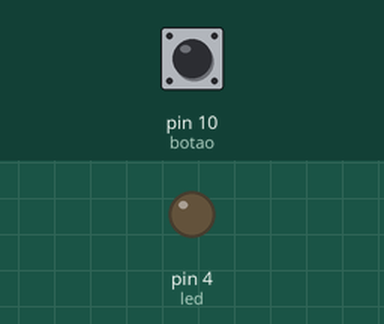
Recording of a sketch running on a simulated Arduino Uno, built with avr-gcc and run on an emulated ATmega328P. Parts: output pins drawn as LEDs (lit = HIGH). The test bench sets the inputs (shaded band); at power-on: pin 10 (botao) HIGH.

Above: at 1.2 s.
1.3 s: pin 10 (botao) pulled LOW for 0.15 s
At 1.37 s:
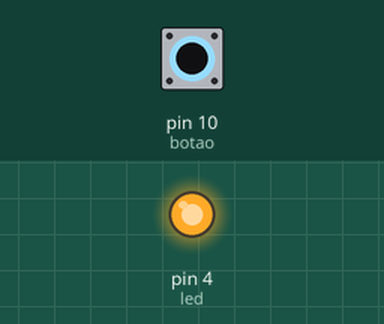
2.9 s: pin 10 (botao) pulled LOW for 3.2 s
At 7.4 s:
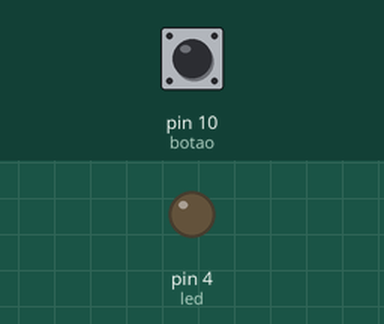
Timing chart, 0 to 8.9 s (numbered marks = the images above; inputs shaded):
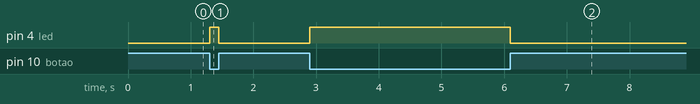

The sketch:

botao_led_externo.ino
```cpp
int led = 4;
int botao = 10;

int pressionado = 0;

void setup() {
    // INPUT_PULLUP -> atua como um resitor de pullup
    pinMode(botao, INPUT_PULLUP);
    pinMode(led, OUTPUT);
}

void loop() {
    pressionado = digitalRead(botao);

    if (pressionado == LOW) {
        digitalWrite(led, HIGH);
    } else {
        digitalWrite(led, LOW);
    }
}
```

Measured:
- after the input at 1.3 s, pin 4 (led): LOW → HIGH at once, → LOW 0.15 s later
- after the input at 2.9 s, pin 4 (led): LOW → HIGH at once, → LOW 3.2 s later
